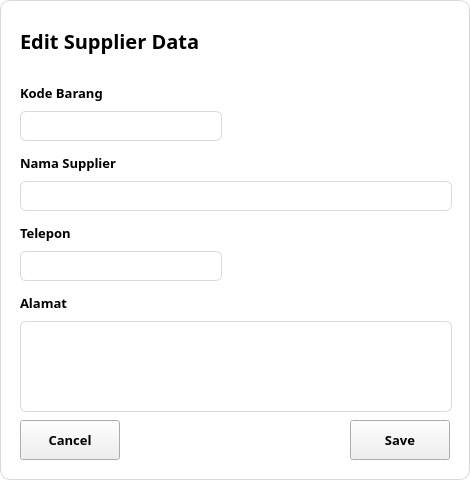
<?xml version="1.0" encoding="UTF-8"?>
<ui version="4.0">
 <class>Dialog</class>
 <widget class="QDialog" name="Dialog">
  <property name="geometry">
   <rect>
    <x>0</x>
    <y>0</y>
    <width>470</width>
    <height>480</height>
   </rect>
  </property>
  <property name="sizePolicy">
   <sizepolicy hsizetype="Preferred" vsizetype="Preferred">
    <horstretch>0</horstretch>
    <verstretch>0</verstretch>
   </sizepolicy>
  </property>
  <property name="minimumSize">
   <size>
    <width>470</width>
    <height>480</height>
   </size>
  </property>
  <property name="maximumSize">
   <size>
    <width>470</width>
    <height>480</height>
   </size>
  </property>
  <property name="windowTitle">
   <string>Dialog</string>
  </property>
  <property name="styleSheet">
   <string notr="true">QDialog{
	background-color: white;
	border: 1px solid #D9D9D9;
	border-radius: 10px;
}</string>
  </property>
  <widget class="QPushButton" name="closeBtn">
   <property name="geometry">
    <rect>
     <x>430</x>
     <y>5</y>
     <width>35</width>
     <height>35</height>
    </rect>
   </property>
   <property name="styleSheet">
    <string notr="true">QPushButton{
	border: none;
}

QPushButton:hover{
	border-left: 1px solid #D9D9D9;
	border-bottom: 1px solid #D9D9D9;
	border-bottom-left-radius: 6px;
}</string>
   </property>
   <property name="text">
    <string/>
   </property>
   <property name="icon">
    <iconset resource="../assets/icons/resources.qrc">
     <normaloff>:/icons/close.svg</normaloff>:/icons/close.svg</iconset>
   </property>
   <property name="iconSize">
    <size>
     <width>20</width>
     <height>20</height>
    </size>
   </property>
   <property name="checkable">
    <bool>true</bool>
   </property>
  </widget>
  <widget class="QWidget" name="layoutWidget">
   <property name="geometry">
    <rect>
     <x>20</x>
     <y>20</y>
     <width>233</width>
     <height>42</height>
    </rect>
   </property>
   <layout class="QHBoxLayout" name="horizontalLayout">
    <property name="spacing">
     <number>6</number>
    </property>
    <item>
     <widget class="QLabel" name="label">
      <property name="minimumSize">
       <size>
        <width>190</width>
        <height>40</height>
       </size>
      </property>
      <property name="maximumSize">
       <size>
        <width>190</width>
        <height>40</height>
       </size>
      </property>
      <property name="font">
       <font>
        <family>Poppins</family>
        <pointsize>15</pointsize>
        <weight>75</weight>
        <bold>true</bold>
       </font>
      </property>
      <property name="text">
       <string>Edit Supplier Data</string>
      </property>
     </widget>
    </item>
    <item>
     <widget class="QLabel" name="label_2">
      <property name="minimumSize">
       <size>
        <width>35</width>
        <height>35</height>
       </size>
      </property>
      <property name="maximumSize">
       <size>
        <width>35</width>
        <height>35</height>
       </size>
      </property>
      <property name="text">
       <string/>
      </property>
      <property name="pixmap">
       <pixmap resource="../assets/icons/resources.qrc">:/icons/edit-blue.svg</pixmap>
      </property>
      <property name="scaledContents">
       <bool>true</bool>
      </property>
     </widget>
    </item>
   </layout>
  </widget>
  <widget class="QWidget" name="layoutWidget_2">
   <property name="geometry">
    <rect>
     <x>20</x>
     <y>150</y>
     <width>432</width>
     <height>61</height>
    </rect>
   </property>
   <layout class="QVBoxLayout" name="verticalLayout">
    <item>
     <widget class="QLabel" name="label_3">
      <property name="font">
       <font>
        <family>Poppins</family>
        <pointsize>10</pointsize>
        <weight>75</weight>
        <bold>true</bold>
       </font>
      </property>
      <property name="text">
       <string>Nama Supplier</string>
      </property>
     </widget>
    </item>
    <item>
     <widget class="QLineEdit" name="editSupplierName">
      <property name="minimumSize">
       <size>
        <width>430</width>
        <height>30</height>
       </size>
      </property>
      <property name="font">
       <font>
        <family>Poppins</family>
        <weight>75</weight>
        <bold>true</bold>
       </font>
      </property>
      <property name="styleSheet">
       <string notr="true">QLineEdit{
	border: 1px solid #D9D9D9;
	border-radius: 6px;
	padding:0 10px 0 10px;
}

QLineEdit:focus{
	border: 1px solid #3D6CEE;
}</string>
      </property>
     </widget>
    </item>
   </layout>
  </widget>
  <widget class="QWidget" name="layoutWidget_3">
   <property name="geometry">
    <rect>
     <x>20</x>
     <y>220</y>
     <width>202</width>
     <height>61</height>
    </rect>
   </property>
   <layout class="QVBoxLayout" name="verticalLayout_2">
    <item>
     <widget class="QLabel" name="label_4">
      <property name="font">
       <font>
        <family>Poppins</family>
        <pointsize>10</pointsize>
        <weight>75</weight>
        <bold>true</bold>
       </font>
      </property>
      <property name="text">
       <string>Telepon</string>
      </property>
     </widget>
    </item>
    <item>
     <widget class="QLineEdit" name="editPhoneNumber">
      <property name="minimumSize">
       <size>
        <width>200</width>
        <height>30</height>
       </size>
      </property>
      <property name="font">
       <font>
        <family>Poppins</family>
        <weight>75</weight>
        <bold>true</bold>
       </font>
      </property>
      <property name="styleSheet">
       <string notr="true">QLineEdit{
	border: 1px solid #D9D9D9;
	border-radius: 6px;
	padding:0 10px 0 10px;
}

QLineEdit:focus{
	border: 1px solid #3D6CEE;
}</string>
      </property>
     </widget>
    </item>
   </layout>
  </widget>
  <widget class="QWidget" name="layoutWidget_4">
   <property name="geometry">
    <rect>
     <x>20</x>
     <y>290</y>
     <width>432</width>
     <height>122</height>
    </rect>
   </property>
   <layout class="QVBoxLayout" name="verticalLayout_7">
    <item>
     <widget class="QLabel" name="label_9">
      <property name="font">
       <font>
        <family>Poppins</family>
        <pointsize>10</pointsize>
        <weight>75</weight>
        <bold>true</bold>
       </font>
      </property>
      <property name="text">
       <string>Alamat</string>
      </property>
     </widget>
    </item>
    <item>
     <widget class="QLineEdit" name="editAddress">
      <property name="minimumSize">
       <size>
        <width>430</width>
        <height>91</height>
       </size>
      </property>
      <property name="font">
       <font>
        <family>Poppins</family>
        <weight>75</weight>
        <bold>true</bold>
       </font>
      </property>
      <property name="styleSheet">
       <string notr="true">QLineEdit{
	border: 1px solid #D9D9D9;
	border-radius: 6px;
	padding:0 10px 0 10px;
}

QLineEdit:focus{
	border: 1px solid #3D6CEE;
}</string>
      </property>
      <property name="maxLength">
       <number>430</number>
      </property>
      <property name="alignment">
       <set>Qt::AlignJustify|Qt::AlignTop</set>
      </property>
     </widget>
    </item>
   </layout>
  </widget>
  <widget class="QPushButton" name="cancelBtn">
   <property name="geometry">
    <rect>
     <x>20</x>
     <y>420</y>
     <width>100</width>
     <height>40</height>
    </rect>
   </property>
   <property name="font">
    <font>
     <family>Poppins</family>
     <pointsize>10</pointsize>
     <weight>75</weight>
     <bold>true</bold>
    </font>
   </property>
   <property name="text">
    <string>Cancel</string>
   </property>
  </widget>
  <widget class="QPushButton" name="saveBtn">
   <property name="geometry">
    <rect>
     <x>350</x>
     <y>420</y>
     <width>100</width>
     <height>40</height>
    </rect>
   </property>
   <property name="font">
    <font>
     <family>Poppins</family>
     <pointsize>10</pointsize>
     <weight>75</weight>
     <bold>true</bold>
    </font>
   </property>
   <property name="text">
    <string>Save</string>
   </property>
  </widget>
  <widget class="QWidget" name="layoutWidget_5">
   <property name="geometry">
    <rect>
     <x>20</x>
     <y>80</y>
     <width>202</width>
     <height>61</height>
    </rect>
   </property>
   <layout class="QVBoxLayout" name="verticalLayout_3">
    <item>
     <widget class="QLabel" name="label_5">
      <property name="font">
       <font>
        <family>Poppins</family>
        <pointsize>10</pointsize>
        <weight>75</weight>
        <bold>true</bold>
       </font>
      </property>
      <property name="text">
       <string>Kode Barang</string>
      </property>
     </widget>
    </item>
    <item>
     <widget class="QLineEdit" name="editItemCode">
      <property name="minimumSize">
       <size>
        <width>200</width>
        <height>30</height>
       </size>
      </property>
      <property name="font">
       <font>
        <family>Poppins</family>
        <weight>75</weight>
        <bold>true</bold>
       </font>
      </property>
      <property name="styleSheet">
       <string notr="true">QLineEdit{
	border: 1px solid #D9D9D9;
	border-radius: 6px;
	padding:0 10px 0 10px;
}

QLineEdit:focus{
	border: 1px solid #3D6CEE;
}</string>
      </property>
     </widget>
    </item>
   </layout>
  </widget>
 </widget>
 <resources>
  <include location="../assets/icons/resources.qrc"/>
 </resources>
 <connections/>
</ui>
